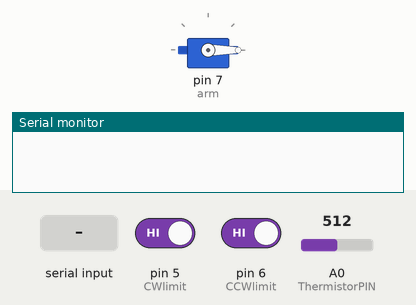
Bench run of a sketch on a simulated Arduino Uno, built with avr-gcc and run on an emulated ATmega328P. Shown: servo, the last lines printed to the serial monitor. The inputs (shaded band) are chosen by the test bench; at power-on: pin 6 (CCWlimit) HIGH, pin 5 (CWlimit) HIGH, A0 (ThermistorPIN) = 512.

Above: at 0.8 s.
0.9 s: pin 6 (CCWlimit) driven LOW
At 1.5 s:
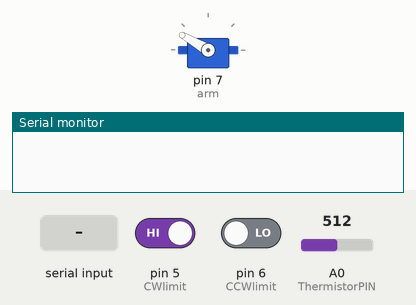
2.4 s: pin 5 (CWlimit) driven LOW
At 2.7 s:
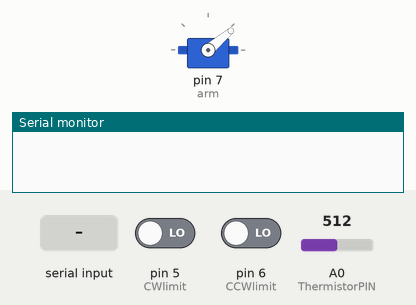
3.9 s: "90,45\n" received over Serial
5.4 s: "30,150\n" received over Serial
At 5.9 s:
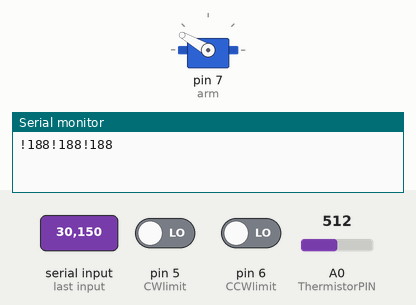
Timing chart, 0 to 54.4 s (numbered marks = the images above; inputs shaded):
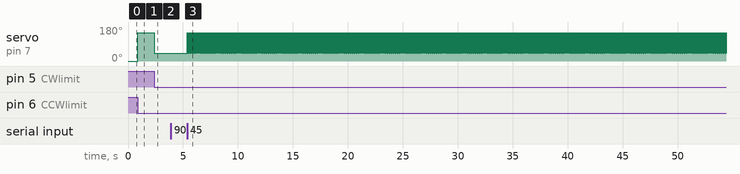

Measured:
- after the input at 0.9 s, servo on pin 7 (arm): 0° → 150° at once
- after the input at 2.4 s, servo on pin 7 (arm): 150° → 40° at once
- after the input at 5.4 s, servo on pin 7 (arm): alternates 150° for 0.05 s and 40° for 0.01 s, starting at once

The sketch:

Stir.ino
```cpp
byte CWlimit = 5;
byte CCWlimit = 6;
byte dir = 6;
byte ServoState = 0;
int g = 0;
int tempInt = 0;
#include <Servo.h>
#define ThermistorPIN 0   // Analog Pin 0
int temp;
int hundreds;
int tens;
Servo arm;  // create servo object to control a servo
int pos = 0;    // variable to store the servo position

void setup() {

  Serial.begin(115200);

  pinMode(CWlimit, INPUT);
  pinMode(CCWlimit, INPUT);

  arm.attach(7);  // attaches the servo on pin 9 to the servo object

  home();

}

void loop() {

	if (Serial.available() > 3) {

		if (1) {	//Sync byte "!" + 3 bytes of code

			g = Serial.read();				//Get "!" leading character

			g = (Serial.read() - 48) * 100;
			g += (Serial.read() - 48) * 10;
			g += (Serial.read() - 48);

			//Serial.flush();
			//Serial.print("!");
			//Serial.print(g);

			ServoState = g;
			//ServoState = 0;

			if (ServoState == 90) {
				Stop();
			}

			if (ServoState < 90 and digitalRead(CCWlimit)) {	//Want to move CCW, and switch isn't hit?

				arm.write(ServoState);
			}

			if (ServoState > 90 and digitalRead(CWlimit)) {	//Want to move CW, and switch isn't hit?

				arm.write(ServoState);
			}

                        SendTemperature();

		}

		//Serial.flush();

	}

  if (digitalRead(CCWlimit) == 0) { // and ServoState < 90) {

	arm.write(150);

        //Stop();

	}

  if (digitalRead(CWlimit) == 0) { // and ServoState > 90) {

	arm.write(40);

        //Stop();

	}


}

void home() {

  if (digitalRead(CCWlimit) == 0) {  //Already at 0 position?
    return;
  }

  arm.write(0);

  while (digitalRead(CCWlimit)) {  //Keep going until it hits the switch
  }

  Stop();


}

void Stop() {

  ServoState = 90;
  arm.write(ServoState);


}

void SendTemperature() {                                   //Send ! and 3 characters of temperature

   temp = Thermistor(analogRead(ThermistorPIN));           // read ADC and convert it to Celsius

   Serial.write("!");
   Serial.print(temp);
   /*
   if (temp > 99) {
     Serial.write((temp / 100) + 48);                      //Write hundreds
     hundreds = (temp / 100) * 100;
     tens = (temp - hundreds) / 10;
     Serial.write(tens + 48);  //and tens, lobbing off the hundreds
   }
   else{
     Serial.write("0");                                   //Under 100
     Serial.write((temp / 10) + 48);                       //Tens
   }

   Serial.write((temp - ((temp / 10) * 10)) + 48);        //Do ones
    */
   //Serial.println(" F");

}


double Thermistor(int RawADC) {

 long Resistance;  double Temp;  // Dual-Purpose variable to save space.
 Resistance=((1024000/RawADC) - 1000);  // Assuming a 10k Thermistor.  Calculation is actually: Resistance = (1024/ADC)
 Temp = log(Resistance); // Saving the Log(resistance) so not to calculate it 4 times later. // "Temp" means "Temporary" on this line.
 Temp = 1 / (0.001129148 + (0.000234125 * Temp) + (0.0000000876741 * Temp * Temp * Temp));   // Now it means both "Temporary" and "Temperature"
 Temp = Temp - 273.15;  // Convert Kelvin to Celsius                                         // Now it only means "Temperature"

 Temp = (Temp * 9.0)/ 5.0 + 32.0; // Convert to Fahrenheit
 return Temp;  // Return the Temperature

}
```
